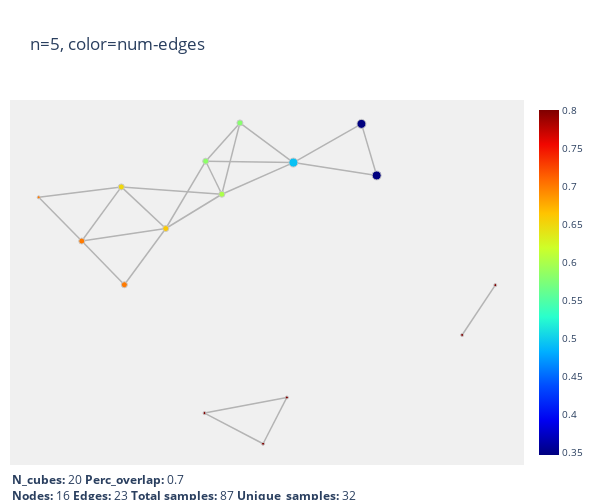
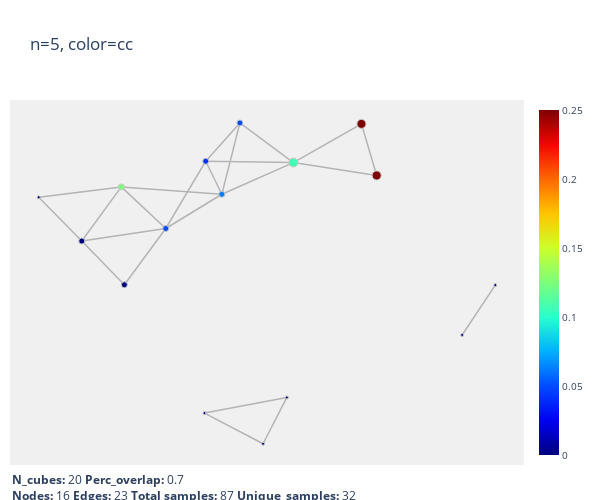
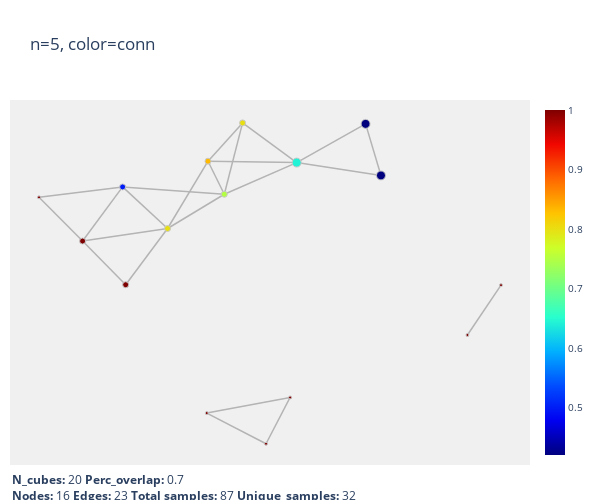

Source (notebook cell) for these figures, in order:
### Code cell
for inv in ['num-edges', 'cc', 'conn']:
    path = '../data/inv/graph%d.%s.csv' % (GRAPH_N, inv)
    colors = np.genfromtxt(path)
    title = 'n=%d, color=%s' % (GRAPH_N, inv)
    vis = plotlyviz(graph, title=title, colorscale=pl_jet, color_function=colors, width=600, height=500, graph_layout='kk')
    vis.show()

### Figure 1 — Plotly figure (JSON) as saved in the notebook; plotly's stock layout.template omitted (floating-point values rounded to 4 significant figures)
{"data": [{"hoverinfo": "none", "line": {"color": "rgb(180,180,180)", "width": 1.5}, "mode": "lines", "type": "scatter", "uid": "16a3cdf7-8711-4174-9141-12c472089d78", "x": [1.33, 1.147, null, 1.33, 0.3289, null, -0.3137, -0.7244, null, -0.3137, 0.3289, null, -0.3137, -0.5309, null, 1.147, 0.3289, null, -0.7244, 0.3289, null, -0.7244, -1.205, null, -0.7244, -0.5309, null, 0.3289, -0.5309, null, -1.205, -0.5309, null, -1.205, -2.214, null, -1.205, -1.702, null, -1.205, -1.739, null, -0.5309, -1.739, null, -2.214, -1.702, null, -2.214, -1.739, null, -2.214, -2.732, null, -1.739, -2.732, null, 0.2506, -0.7391, null, 0.2506, -0.03535, null, -0.7391, -0.03535, null, 2.357, 2.755, null], "y": [1.352, 2.199, null, 1.352, 1.563, null, 2.214, 1.586, null, 2.214, 1.563, null, 2.214, 1.044, null, 2.199, 1.563, null, 1.586, 1.563, null, 1.586, 0.4817, null, 1.586, 1.044, null, 1.563, 1.044, null, 0.4817, 1.044, null, 0.4817, 0.2756, null, 0.4817, -0.441, null, 0.4817, 1.164, null, 1.044, 1.164, null, 0.2756, -0.441, null, 0.2756, 1.164, null, 0.2756, 0.9939, null, 1.164, 0.9939, null, -2.291, -2.547, null, -2.291, -3.05, null, -2.547, -3.05, null, -1.265, -0.4472, null]}, {"hoverinfo": "text", "marker": {"color": [0.3474, 0.58, 0.3474, 0.5833, 0.4929, 0.66, 0.6, 0.7, 0.7, 0.65, 0.8, 0.7, 0.8, 0.8, 0.8, 0.8], "colorbar": {"thickness": 20, "tickfont": {"size": 10}, "ticklen": 4, "x": 1.01}, "colorscale": [[0, "rgb(0, 0, 127)"], [0.1, "rgb(0, 0, 241)"], [0.2, "rgb(0, 76, 255)"], [0.3, "rgb(0, 176, 255)"], [0.4, "rgb(41, 255, 205)"], [0.5, "rgb(124, 255, 121)"], [0.6, "rgb(205, 255, 41)"], [0.7, "rgb(255, 196, 0)"], [0.8, "rgb(255, 103, 0)"], [0.9, "rgb(241, 7, 0)"], [1, "rgb(127, 0, 0)"]], "line": {"color": "rgb(200,200,200)", "width": 1}, "opacity": 1, "showscale": true, "size": [9, 6, 9, 6, 9, 6, 6, 6, 6, 6, 3, 3, 3, 3, 3, 3]}, "mode": "markers", "text": ["cube0_cluster1", "cube0_cluster0", "cube1_cluster0", "cube1_cluster1", "cube2_cluster1", "cube2_cluster0", "cube3_cluster0", "cube3_cluster1", "cube4_cluster0", "cube4_cluster1", "cube5_cluster1", "cube5_cluster0", "cube6_cluster1", "cube6_cluster0", "cube7_cluster0", "cube7_cluster1"], "type": "scatter", "uid": "0767388c-37f8-4b17-beb4-4c8ce3d282e1", "x": [1.33, -0.3137, 1.147, -0.7244, 0.3289, -1.205, -0.5309, -2.214, -1.702, -1.739, 0.2506, -2.732, -0.7391, 2.357, -0.03535, 2.755], "y": [1.352, 2.214, 2.199, 1.586, 1.563, 0.4817, 1.044, 0.2756, -0.441, 1.164, -2.291, 0.9939, -2.547, -1.265, -3.05, -0.4472]}], "layout": {"annotations": [{"align": "left", "font": {"size": 12}, "showarrow": false, "text": "<b>N_cubes:</b> 20 <b>Perc_overlap:</b> 0.7<br><b>Nodes:</b> 16 <b>Edges:</b> 23 <b>Total samples:</b> 87 <b>Unique_samples:</b> 32", "x": 0, "xanchor": "left", "xref": "paper", "y": -0.01, "yanchor": "top", "yref": "paper"}], "autosize": false, "font": {"size": 12}, "height": 500, "hovermode": "closest", "margin": {"b": 35, "l": 10, "r": 60, "t": 100}, "plot_bgcolor": "rgba(240, 240, 240, 0.95)", "showlegend": false, "title": {"text": "n=5, color=num-edges"}, "width": 600, "xaxis": {"visible": false}, "yaxis": {"visible": false}}}

### Figure 2 — Plotly figure (JSON) as saved in the notebook; plotly's stock layout.template omitted (floating-point values rounded to 4 significant figures)
{"data": [{"hoverinfo": "none", "line": {"color": "rgb(180,180,180)", "width": 1.5}, "mode": "lines", "type": "scatter", "uid": "db9f9593-750d-4d95-9430-dae74f4c6174", "x": [1.33, 1.147, null, 1.33, 0.3289, null, -0.3137, -0.7244, null, -0.3137, 0.3289, null, -0.3137, -0.5309, null, 1.147, 0.3289, null, -0.7244, 0.3289, null, -0.7244, -1.205, null, -0.7244, -0.5309, null, 0.3289, -0.5309, null, -1.205, -0.5309, null, -1.205, -2.214, null, -1.205, -1.702, null, -1.205, -1.739, null, -0.5309, -1.739, null, -2.214, -1.702, null, -2.214, -1.739, null, -2.214, -2.732, null, -1.739, -2.732, null, 0.2506, -0.7391, null, 0.2506, -0.03535, null, -0.7391, -0.03535, null, 2.357, 2.755, null], "y": [1.352, 2.199, null, 1.352, 1.563, null, 2.214, 1.586, null, 2.214, 1.563, null, 2.214, 1.044, null, 2.199, 1.563, null, 1.586, 1.563, null, 1.586, 0.4817, null, 1.586, 1.044, null, 1.563, 1.044, null, 0.4817, 1.044, null, 0.4817, 0.2756, null, 0.4817, -0.441, null, 0.4817, 1.164, null, 1.044, 1.164, null, 0.2756, -0.441, null, 0.2756, 1.164, null, 0.2756, 0.9939, null, 1.164, 0.9939, null, -2.291, -2.547, null, -2.291, -3.05, null, -2.547, -3.05, null, -1.265, -0.4472, null]}, {"hoverinfo": "text", "marker": {"color": [0.25, 0.05, 0.25, 0.04167, 0.1071, 0.05, 0.0625, 0, 0, 0.125, 0, 0, 0, 0, 0, 0], "colorbar": {"thickness": 20, "tickfont": {"size": 10}, "ticklen": 4, "x": 1.01}, "colorscale": [[0, "rgb(0, 0, 127)"], [0.1, "rgb(0, 0, 241)"], [0.2, "rgb(0, 76, 255)"], [0.3, "rgb(0, 176, 255)"], [0.4, "rgb(41, 255, 205)"], [0.5, "rgb(124, 255, 121)"], [0.6, "rgb(205, 255, 41)"], [0.7, "rgb(255, 196, 0)"], [0.8, "rgb(255, 103, 0)"], [0.9, "rgb(241, 7, 0)"], [1, "rgb(127, 0, 0)"]], "line": {"color": "rgb(200,200,200)", "width": 1}, "opacity": 1, "showscale": true, "size": [9, 6, 9, 6, 9, 6, 6, 6, 6, 6, 3, 3, 3, 3, 3, 3]}, "mode": "markers", "text": ["cube0_cluster1", "cube0_cluster0", "cube1_cluster0", "cube1_cluster1", "cube2_cluster1", "cube2_cluster0", "cube3_cluster0", "cube3_cluster1", "cube4_cluster0", "cube4_cluster1", "cube5_cluster1", "cube5_cluster0", "cube6_cluster1", "cube6_cluster0", "cube7_cluster0", "cube7_cluster1"], "type": "scatter", "uid": "913b0eb6-2068-48df-8f7a-5886173d77be", "x": [1.33, -0.3137, 1.147, -0.7244, 0.3289, -1.205, -0.5309, -2.214, -1.702, -1.739, 0.2506, -2.732, -0.7391, 2.357, -0.03535, 2.755], "y": [1.352, 2.214, 2.199, 1.586, 1.563, 0.4817, 1.044, 0.2756, -0.441, 1.164, -2.291, 0.9939, -2.547, -1.265, -3.05, -0.4472]}], "layout": {"annotations": [{"align": "left", "font": {"size": 12}, "showarrow": false, "text": "<b>N_cubes:</b> 20 <b>Perc_overlap:</b> 0.7<br><b>Nodes:</b> 16 <b>Edges:</b> 23 <b>Total samples:</b> 87 <b>Unique_samples:</b> 32", "x": 0, "xanchor": "left", "xref": "paper", "y": -0.01, "yanchor": "top", "yref": "paper"}], "autosize": false, "font": {"size": 12}, "height": 500, "hovermode": "closest", "margin": {"b": 35, "l": 10, "r": 60, "t": 100}, "plot_bgcolor": "rgba(240, 240, 240, 0.95)", "showlegend": false, "title": {"text": "n=5, color=cc"}, "width": 600, "xaxis": {"visible": false}, "yaxis": {"visible": false}}}

### Figure 3 — Plotly figure (JSON) as saved in the notebook; plotly's stock layout.template omitted (floating-point values rounded to 4 significant figures)
{"data": [{"hoverinfo": "none", "line": {"color": "rgb(180,180,180)", "width": 1.5}, "mode": "lines", "type": "scatter", "uid": "137dd982-393f-42bc-96af-55648f762eda", "x": [1.33, 1.147, null, 1.33, 0.3289, null, -0.3137, -0.7244, null, -0.3137, 0.3289, null, -0.3137, -0.5309, null, 1.147, 0.3289, null, -0.7244, 0.3289, null, -0.7244, -1.205, null, -0.7244, -0.5309, null, 0.3289, -0.5309, null, -1.205, -0.5309, null, -1.205, -2.214, null, -1.205, -1.702, null, -1.205, -1.739, null, -0.5309, -1.739, null, -2.214, -1.702, null, -2.214, -1.739, null, -2.214, -2.732, null, -1.739, -2.732, null, 0.2506, -0.7391, null, 0.2506, -0.03535, null, -0.7391, -0.03535, null, 2.357, 2.755, null], "y": [1.352, 2.199, null, 1.352, 1.563, null, 2.214, 1.586, null, 2.214, 1.563, null, 2.214, 1.044, null, 2.199, 1.563, null, 1.586, 1.563, null, 1.586, 0.4817, null, 1.586, 1.044, null, 1.563, 1.044, null, 0.4817, 1.044, null, 0.4817, 0.2756, null, 0.4817, -0.441, null, 0.4817, 1.164, null, 1.044, 1.164, null, 0.2756, -0.441, null, 0.2756, 1.164, null, 0.2756, 0.9939, null, 1.164, 0.9939, null, -2.291, -2.547, null, -2.291, -3.05, null, -2.547, -3.05, null, -1.265, -0.4472, null]}, {"hoverinfo": "text", "marker": {"color": [0.4211, 0.8, 0.4211, 0.8333, 0.6429, 0.8, 0.75, 1, 1, 0.5, 1, 1, 1, 1, 1, 1], "colorbar": {"thickness": 20, "tickfont": {"size": 10}, "ticklen": 4, "x": 1.01}, "colorscale": [[0, "rgb(0, 0, 127)"], [0.1, "rgb(0, 0, 241)"], [0.2, "rgb(0, 76, 255)"], [0.3, "rgb(0, 176, 255)"], [0.4, "rgb(41, 255, 205)"], [0.5, "rgb(124, 255, 121)"], [0.6, "rgb(205, 255, 41)"], [0.7, "rgb(255, 196, 0)"], [0.8, "rgb(255, 103, 0)"], [0.9, "rgb(241, 7, 0)"], [1, "rgb(127, 0, 0)"]], "line": {"color": "rgb(200,200,200)", "width": 1}, "opacity": 1, "showscale": true, "size": [9, 6, 9, 6, 9, 6, 6, 6, 6, 6, 3, 3, 3, 3, 3, 3]}, "mode": "markers", "text": ["cube0_cluster1", "cube0_cluster0", "cube1_cluster0", "cube1_cluster1", "cube2_cluster1", "cube2_cluster0", "cube3_cluster0", "cube3_cluster1", "cube4_cluster0", "cube4_cluster1", "cube5_cluster1", "cube5_cluster0", "cube6_cluster1", "cube6_cluster0", "cube7_cluster0", "cube7_cluster1"], "type": "scatter", "uid": "41c9aa55-1a2f-4567-9ab9-69fdd14c202d", "x": [1.33, -0.3137, 1.147, -0.7244, 0.3289, -1.205, -0.5309, -2.214, -1.702, -1.739, 0.2506, -2.732, -0.7391, 2.357, -0.03535, 2.755], "y": [1.352, 2.214, 2.199, 1.586, 1.563, 0.4817, 1.044, 0.2756, -0.441, 1.164, -2.291, 0.9939, -2.547, -1.265, -3.05, -0.4472]}], "layout": {"annotations": [{"align": "left", "font": {"size": 12}, "showarrow": false, "text": "<b>N_cubes:</b> 20 <b>Perc_overlap:</b> 0.7<br><b>Nodes:</b> 16 <b>Edges:</b> 23 <b>Total samples:</b> 87 <b>Unique_samples:</b> 32", "x": 0, "xanchor": "left", "xref": "paper", "y": -0.01, "yanchor": "top", "yref": "paper"}], "autosize": false, "font": {"size": 12}, "height": 500, "hovermode": "closest", "margin": {"b": 35, "l": 10, "r": 60, "t": 100}, "plot_bgcolor": "rgba(240, 240, 240, 0.95)", "showlegend": false, "title": {"text": "n=5, color=conn"}, "width": 600, "xaxis": {"visible": false}, "yaxis": {"visible": false}}}
